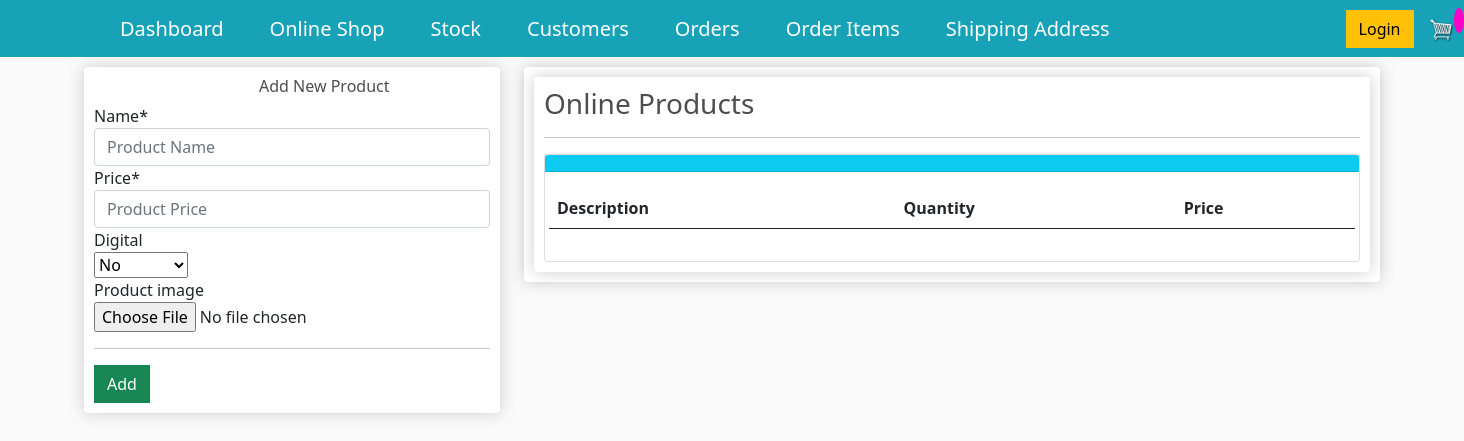
The app's page /stock_online/, older data.
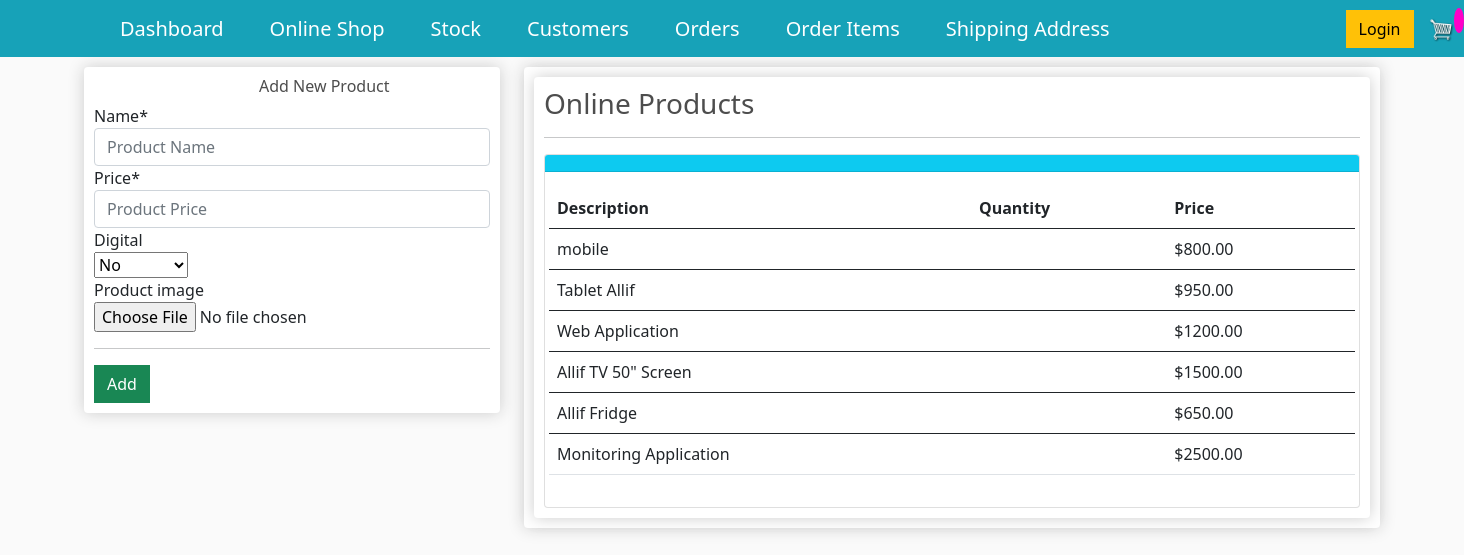
The same page, newer data.
### store/models.py (models this page shows, shortened)
class Product(models.Model):
    name = models.CharField(max_length=255, null=True)
    price=models.DecimalField(max_digits=7,decimal_places=2)
    digital = models.BooleanField(default=False,blank=True, null=True)#If the item is digital, we dont need to ship
    product_image=models.ImageField(null=True, blank=True)

### store/views.py (the view)
# urls.py: path('stock_online/', views.stock_online, name="stock_online"),
def stock_online(request):
    title="Allifmaal Online Stock"
    form=AddOnlineStockForm(request.POST or None)
    items = Product.objects.all()
    if form.is_valid():
        form.save()
        messages.success(request, 'Customer added successfully')
        return redirect('stock_online')
    context={
        "title": title,
        "form":form,
        "items":items,
        }
    return render(request,'store/stock_online.html',context)

### store/forms.py
class AddOnlineStockForm(forms.ModelForm): #the forms here is the one imported up there.
    class Meta:
        model = Product
        fields = ['name','price','digital','product_image']
        widgets={
            'name':forms.TextInput(attrs={'class':'form-control','placeholder':'Product Name'}),
            'price':forms.TextInput(attrs={'class':'form-control','placeholder':'Product Price'}),
        }

### store/templates/store/stock_online.html (shortened to what this page needs)
{% extends "store/main.html"%}
{% load crispy_forms_tags %}
{% load static %}
{% block content %}
<div class="row">
	<div class="col-lg-4">
		<div class="box-element" id="form-wrapper">
                <div id="user-info">
                <h6 style="padding-left:165px">Add New Product</h6>
                <form method='POST' action=''> {% csrf_token %}
                    {{form|crispy}}
                </div>
                <hr>
                <input id="form-button" class="btn btn-success btn-block" type="submit" value="Add">
		</div>
        <br>
	</div>
	<div class="col-lg-8">
		<div class="box-element">
            <div class="box-element">
        <h3>Online Products</h3>
        <hr>
            <div class="card">
                <div class="card-header bg-info text-white">
                </div>
                <div class="card-body">
                    <div class="row">
                       <table class="table table-hover">
                        <thead>
                          <tr>
                            <th scope="col">Description</th>
                            <th scope="col">Quantity</th>
                            <th scope="col">Price</th>
                          </tr>
                        </thead>
                        <tbody>
                            {% for item in items %}
                            <tr>
                            <td>{{item.name}}</td>
                            <td>{{item.quantity}}</td>
                            <td>${{item.price}}</td>
                          </tr>
                        </tbody>
                        {% endfor %}
                      </table>
                </div>
            </div>
        </div>
            </div>
		</div>
	</div>
</div>
{% endblock %}

Row changes from the older to the newer data that the page shows:
now on this page (row edited): Product: name "mobile", price "800.00"
now on this page (row edited): Product: name "Tablet Allif", price "950.00"
now on this page (row edited): Product: name "Web Application", price "1200.00"
added Product: name "Allif TV 50\" Screen", price "1500.00"
added Product: name "Allif Fridge", price "650.00"
added Product: name "Monitoring Application", price "2500.00"
